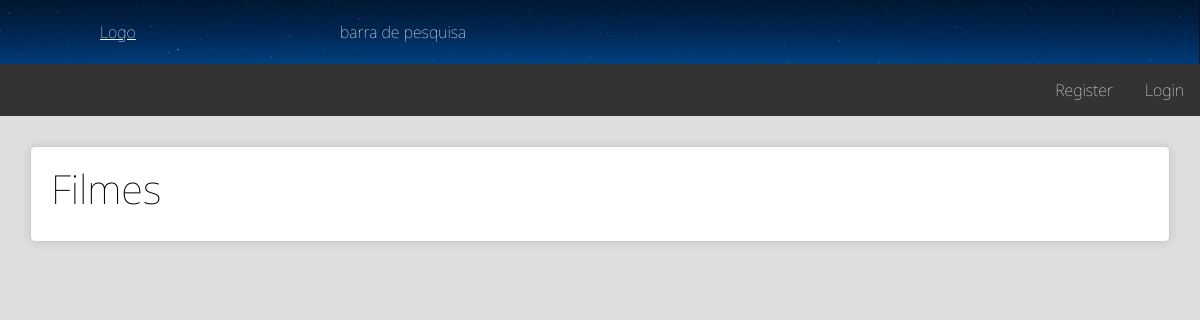
The app's page /t/Filmes/, older data.
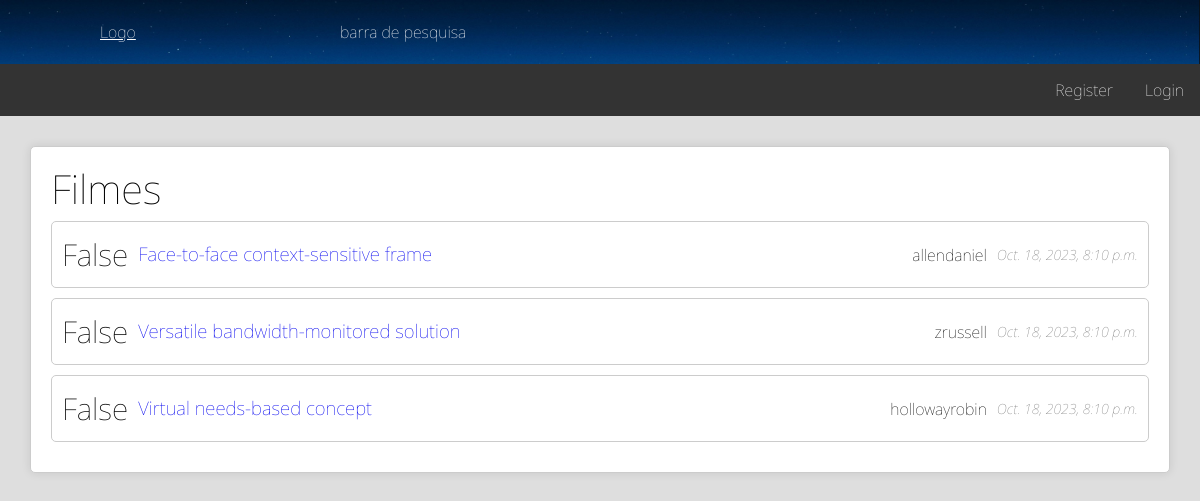
The same page, newer data.
### main/models.py (models this page shows, shortened)
class Topico(Model):
  name = models.CharField(max_length=50)
  @staticmethod
  def get_topicos(user: User | None) -> list:
    ret = Topico.objects.all()
    if user is None:
      for i in ret:
        i.is_fav = 1
    else:
      for i in ret:
        i.is_fav = 1 if i in user.favorites.all() else 0
      ret = sorted(ret, key=lambda x: x.is_fav == 1, reverse=True)
    return ret
  @staticmethod
  def get_topico_by_name(topico_name: str) -> "Topico":
    return Topico.objects.get(name=topico_name)
  def get_threads(self) -> list[Thread]:
    return Thread.objects.filter(topico=self).order_by('-is_sticky', '-date_created')

class Thread(Model):
  title = models.TextField()
  date_created = models.DateTimeField(auto_now_add=True)
  latest_update = models.DateTimeField(auto_now_add=True)
  follow_up_from = models.ForeignKey('Thread', on_delete=models.CASCADE, null=True, related_name="follow_ups")
  user = models.ForeignKey(User, on_delete=models.CASCADE, related_name="poster")
  is_sticky = models.BooleanField(default=False)
  topico = models.ForeignKey('Topico', on_delete=models.CASCADE, null=True, related_name="topico")

class User(AbstractUser):
  date_created = models.DateTimeField(auto_now_add=True)
  signature = models.TextField(null=True, default=None)
  avatar = models.ImageField(default='default.png', upload_to='avatars')
  is_banned = models.BooleanField(default=False)
  is_timed_out = models.BooleanField(default=False)
  timeout_expires = models.DateTimeField(null=True)
  ban_or_timeout_reason = models.TextField(null=True)
  favorites = models.ManyToManyField('Topico', related_name="favorites")

### main/views.py (the view)
# urls.py: path("t/<str:topico_name>/", views.topico, name="topico"),
def topico(request, topico_name: str):
  if topico_name in [t.name for t in Topico.get_topicos(user=getUser(request))]:
    return render(request, "topico.html", {
      "topico": topico_name,
      "threads": Topico.get_topico_by_name(topico_name).get_threads()
    })
  else:
    return render(request, "404.html", status=404)

### main/views.py (called while the page is built)
def getUser(request):
  if request.user.is_authenticated:
    return request.user
  else:
    return None

### main/templates/topico.html
{% extends 'base.html' %}
{% block content %}
<div class="listagem">
  <h2 style="font-size:40px;">{{ topico }}</h2>
  {% for thread in threads %}
  <div>
    <li class="itens">
      <div class="icon">{{ thread.is_sticky }}</div>
      <div class="content">
        <h3> <a class="" style="text-decoration: none" href="{% url 'main:thread' topico thread.id %}">{{ thread.title }}</a></h3>
      </div>
      <div class="stats">{{ thread.user.username }}</div>
      <div class="last">{{ thread.date_created }}</div>
    </li>
   </div>
  {% endfor %}
</div>
{% endblock content %}

### main/templates/base.html (shortened to what this page needs)
{% load static %}
<html lang="pt">
<head>
</head>
<link rel="stylesheet" type="text/css" href='{% static "css/reset.css" %}' >
<link rel="stylesheet" type="text/css" href='{% static "css/style_base.css" %}' />
<body>
  <header class="base">
      <div>
        <a href="{% url 'main:index' %}">Logo</a>
      </div>
      <div>
        barra de pesquisa
      </div>
  </header>
  <nav>
    <ul>
      {% if user.is_authenticated %}
      <li>Welcome, {{ user.username }}</li>
      <li style="float:right"><a href="{% url 'main:logout' %}">Logout</a></li>
      {% else %}
      <li style="float:right"><a href="{% url 'main:login' %}">Login</a></li>
      <li style="float:right"><a href="{% url 'main:register' %}">Register</a></li>
      {% endif %}
    </ul>
  </nav>
<main style="padding: 10px;">
  {% block content %} {% endblock %}
</main>
</body>

### main/static/css/style_base.css (style rules this page uses)
:root { --active-brightness: 0.85; }
body { height: 100%; margin:0; }
.base { background-image: url(../img/nav.png); background-size: 100% 80px; background-repeat: no-repeat; color: rgb(45, 55, 72); padding: 20px 0px; }
.base div { padding: 0px 100px; color:white; display: inline; }
div { display: block; }
nav ul { list-style-type: none; margin: 0; padding: 0; overflow: hidden; background: #333; }
nav li { float: left; color:white; }
nav li a { display: block; color: rgba(255, 255, 255, 0.6);; text-align: center; padding: 14px 16px; text-decoration: none; }
.listagem { border: 1px solid #ccc; padding: 20px; margin: 20px; background-color: #fff; box-shadow: 0 0 10px rgba(0,0,0,0.1); border-radius: 5px; }
.listagem h2 { font-size: 24px; margin-bottom: 10px; }
.listagem .itens { display: flex; align-items: center; margin-bottom: 10px; border: 1px solid #ccc; padding: 10px; border-radius: 5px; }
.listagem .itens .icon { font-size: 30px; margin-right: 10px; }
.listagem .itens .content { flex: 1; }
.listagem .itens .stats { margin-right: 10px; }
.listagem .itens .last { color: #777; font-size: 14px; font-style: italic; }
.stats { list-style: none; padding: 0; }

### main/templates/base.html (style rules this page uses)
html { background-color: var(--background-color); }

Row changes from the older to the newer data that the page shows:
added Thread: is_sticky "False", title "Face-to-face context-sensitive frame", user.username "allendaniel", date_created "Oct. 18, 2023, 8:10 p.m."
added Thread: is_sticky "False", title "Versatile bandwidth-monitored solution", user.username "zrussell", date_created "Oct. 18, 2023, 8:10 p.m."
added Thread: is_sticky "False", title "Virtual needs-based concept", user.username "hollowayrobin", date_created "Oct. 18, 2023, 8:10 p.m."
